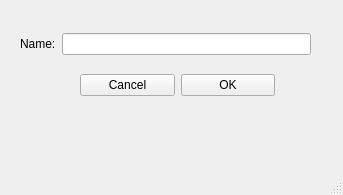
<?xml version="1.0" encoding="UTF-8"?>
<ui version="4.0">
 <class>MainWindow</class>
 <widget class="QMainWindow" name="MainWindow">
  <property name="geometry">
   <rect>
    <x>0</x>
    <y>0</y>
    <width>343</width>
    <height>195</height>
   </rect>
  </property>
  <property name="windowTitle">
   <string>MainWindow</string>
  </property>
  <widget class="QWidget" name="centralwidget">
   <widget class="QWidget" name="">
    <property name="geometry">
     <rect>
      <x>80</x>
      <y>70</y>
      <width>195</width>
      <height>31</height>
     </rect>
    </property>
    <layout class="QHBoxLayout" name="horizontalLayout_2">
     <item>
      <widget class="QPushButton" name="pushButton_2">
       <property name="text">
        <string>Cancel</string>
       </property>
      </widget>
     </item>
     <item>
      <widget class="QPushButton" name="pushButton">
       <property name="text">
        <string>OK</string>
       </property>
      </widget>
     </item>
    </layout>
   </widget>
   <widget class="QWidget" name="">
    <property name="geometry">
     <rect>
      <x>20</x>
      <y>30</y>
      <width>291</width>
      <height>28</height>
     </rect>
    </property>
    <layout class="QHBoxLayout" name="horizontalLayout">
     <item>
      <widget class="QLabel" name="label">
       <property name="text">
        <string>Name:</string>
       </property>
      </widget>
     </item>
     <item>
      <widget class="QLineEdit" name="lineEdit"/>
     </item>
    </layout>
   </widget>
  </widget>
  <widget class="QMenuBar" name="menubar">
   <property name="geometry">
    <rect>
     <x>0</x>
     <y>0</y>
     <width>343</width>
     <height>26</height>
    </rect>
   </property>
  </widget>
  <widget class="QStatusBar" name="statusbar"/>
 </widget>
 <resources/>
 <connections>
  <connection>
   <sender>pushButton_2</sender>
   <signal>clicked()</signal>
   <receiver>MainWindow</receiver>
   <slot>close()</slot>
   <hints>
    <hint type="sourcelabel">
     <x>134</x>
     <y>125</y>
    </hint>
    <hint type="destinationlabel">
     <x>231</x>
     <y>161</y>
    </hint>
   </hints>
  </connection>
  <connection>
   <sender>pushButton</sender>
   <signal>clicked()</signal>
   <receiver>MainWindow</receiver>
   <slot>accept()</slot>
   <hints>
    <hint type="sourcelabel">
     <x>213</x>
     <y>125</y>
    </hint>
    <hint type="destinationlabel">
     <x>215</x>
     <y>139</y>
    </hint>
   </hints>
  </connection>
 </connections>
 <slots>
  <signal>signal2()</signal>
  <slot>accept()</slot>
 </slots>
</ui>
